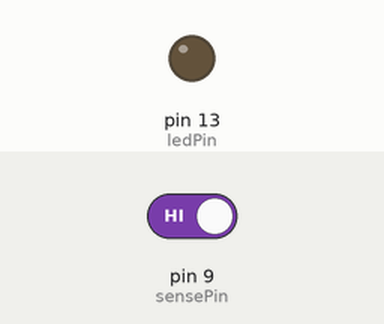
Bench run of a sketch on a simulated Arduino Uno, built with avr-gcc and run on an emulated ATmega328P. Parts: output pins drawn as LEDs (lit = HIGH). The test bench sets the inputs (shaded band); at power-on: pin 9 (sensePin) HIGH. MIDI output is not drawn.

Above: at 1.2 s.
1.3 s: pin 9 (sensePin) driven LOW
At 1.6 s:
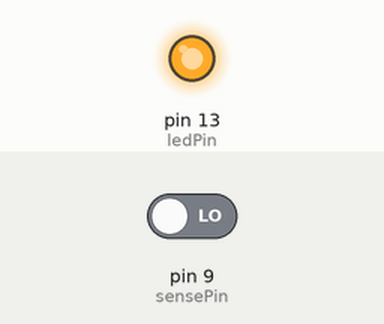
2.8 s: pin 9 (sensePin) driven HIGH
At 3.9 s:
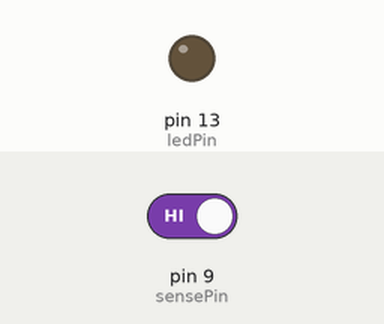
Timing chart, 0 to 5.8 s (numbered marks = the images above; inputs shaded):
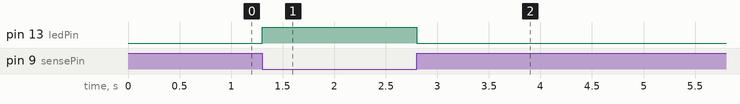

The sketch:

singleKeyDemo.ino
```cpp
//YOUTUBE TUTORIAL - ELECTRONIC BYTES
#include <MIDI.h>

// MIDI TUTORIAL MOD - loop through a bunch of notes and send it over serial.

//OVERRIDE default baud rate -> faster! Required for hairless midi to serial
struct MySettings : public midi::DefaultSettings{
  static const long BaudRate = 115200;
};
MIDI_CREATE_CUSTOM_INSTANCE(HardwareSerial, Serial, MIDI, MySettings);
//MIDI_CREATE_DEFAULT_INSTANCE();

const int velocity = 127; //Max Velocity (range is 0-127)
const int channel = 1; //MIDI Channel 1 (out of 16)
static const unsigned ledPin = 13;      // LED pin on Arduino Uno
const int sensePin = 9;

void setup()
{
    pinMode(ledPin, OUTPUT);
    pinMode(sensePin, INPUT_PULLUP);
    MIDI.begin(1);                      // Launch MIDI and listen to channel 1

    //optional line: double-ensures that we're talking at 115200.
    //If you do this though, make sure you don't send any other text
    //to the serial interface. You may confuse the midi software.
    //Also note that if this is to be done at all, it needs to be after
    //the MIDI.begin(1) line.
    Serial.begin(115200);

}
bool trebleStatus[100]; // on/off status for the 41 piano keys
// Play notes from F3
void loop() {
  if(!digitalRead(sensePin) && !trebleStatus[53]){
    MIDI.sendNoteOn(53, velocity, channel);
    trebleStatus[53] = true;
    digitalWrite(ledPin, HIGH);
  }
  if(digitalRead(sensePin) && trebleStatus[53]){
    MIDI.sendNoteOff(53, velocity, channel);
    trebleStatus[53] = false;
    digitalWrite(ledPin, LOW);
  }
}
```

Measured:
- after the input at 1.3 s, pin 13 (ledPin): LOW → HIGH at once
- after the input at 2.8 s, pin 13 (ledPin): HIGH → LOW at once
